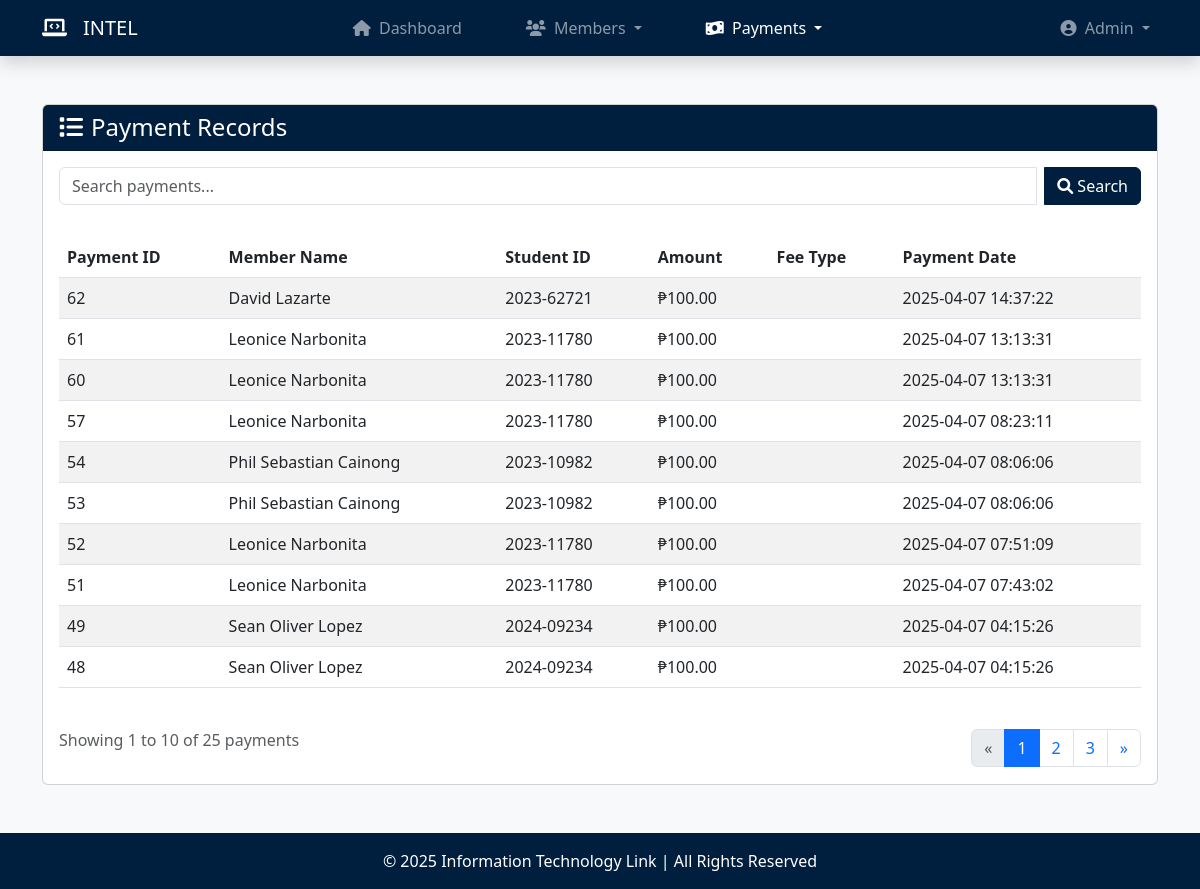
Before: /payments.php (signed in) with the older database file.
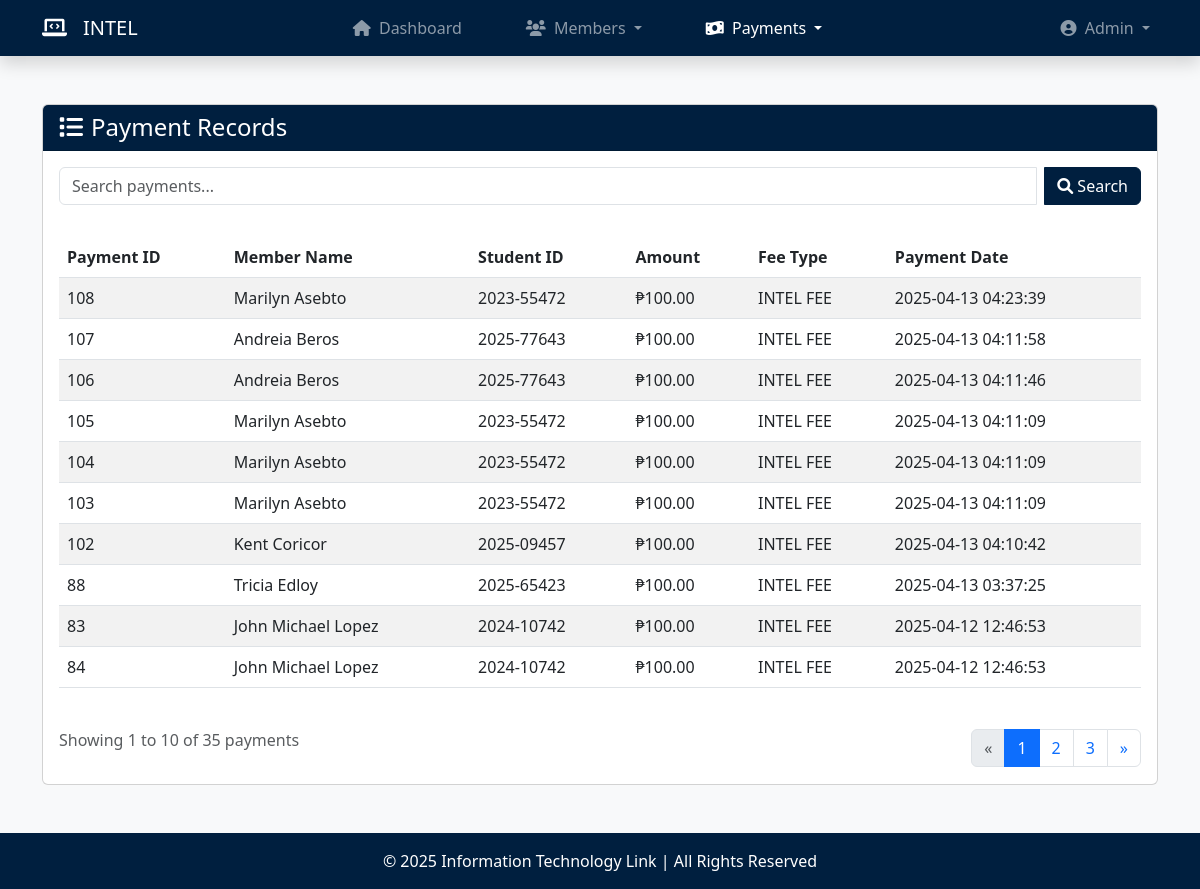
After: the same page with the newer database file.
### tables this page shows
CREATE TABLE `payments` (
  `payment_id` int(11) NOT NULL,
  `member_id` varchar(25) NOT NULL,
  `fee_type` varchar(20) NOT NULL,
  `amount` decimal(10,2) NOT NULL,
  `semester` varchar(50) NOT NULL,
  `school_year` varchar(20) NOT NULL,
  `payment_date` datetime NOT NULL DEFAULT current_timestamp()
);

CREATE TABLE `members` (
  `member_id` varchar(25) NOT NULL,
  `last_name` varchar(30) NOT NULL,
  `first_name` varchar(30) NOT NULL,
  `middle_name` varchar(30) DEFAULT NULL,
  `contact_num` varchar(15) NOT NULL,
  `email` varchar(60) NOT NULL,
  `status` enum('Active','Inactive') NOT NULL,
  `membership_date` timestamp NOT NULL DEFAULT current_timestamp()
);

### payments.php (the view, shortened to what the changed rows need)
<?php
    require_once('database.php');
    $payments_per_page = 10;
    $page = isset($_GET['page']) ? (int)$_GET['page'] : 1;
    $offset = ($page - 1) * $payments_per_page;
    $search_query = isset($_GET['search']) ? trim($_GET['search']) : "";
    $search_sql = "";
    $stmt = $conn->prepare("SELECT p.*, m.first_name, m.last_name FROM payments p
                            JOIN members m ON p.member_id = m.member_id
                            $search_sql
                            ORDER BY p.payment_date DESC
                            LIMIT ?, ?");
    if (!empty($search_query)) {
        $search_param = "%" . $search_query . "%";
        $stmt->bind_param("ssssssii", $search_param, $search_param, $search_param, $search_param, $search_param, $search_param, $offset, $payments_per_page);
    } else {
        $stmt->bind_param("ii", $offset, $payments_per_page);
    }
    $stmt->execute();
    $payments_result = $stmt->get_result();
    $total_payments_stmt = $conn->prepare("SELECT COUNT(*) AS count FROM payments p
                                        JOIN members m ON p.member_id = m.member_id
                                        $search_sql");
    $total_payments_stmt->execute();
    $total_payments = $total_payments_stmt->get_result()->fetch_assoc()['count'];
    $total_pages = ceil($total_payments / $payments_per_page);
    $display_start = $offset + 1;
    $display_end = min($offset + $payments_per_page, $total_payments);
?>
<!DOCTYPE html>
<html lang="en">
<head>
    <link rel="stylesheet" href="https://cdn.jsdelivr.net/npm/bootstrap@5.3.0-alpha1/dist/css/bootstrap.min.css">
    <link rel="stylesheet" href="https://cdnjs.cloudflare.com/ajax/libs/font-awesome/6.0.0/css/all.min.css">
</head>
<body>
    <?php include('navbar.php'); ?>
    <main class="container my-5">
        <div class="card">
            <div class="card-body">
                <div class="table-responsive">
                    <table class="table table-striped">
                        <thead>
                            <tr>
                                <th>Payment ID</th>
                                <th>Member Name</th>
                                <th>Student ID</th>
                                <th>Amount</th>
                                <th>Fee Type</th>
                                <th>Payment Date</th>
                            </tr>
                        </thead>
                        <tbody id="paymentTableBody">
                            <?php if ($total_payments > 0): ?>
                                <?php if ($payments_result->num_rows > 0): ?>
                                    <?php while ($payment = $payments_result->fetch_assoc()): ?>
                                        <tr>
                                            <td><?php echo htmlspecialchars($payment['payment_id']); ?></td>
                                            <td><?php echo htmlspecialchars($payment['first_name'] . ' ' . $payment['last_name']); ?></td>
                                            <td><?php echo htmlspecialchars($payment['member_id']); ?></td>
                                            <td>₱<?php echo number_format($payment['amount'], 2); ?></td>
                                            <td><?php echo htmlspecialchars($payment['fee_type']); ?></td>
                                            <td><?php echo htmlspecialchars($payment['payment_date']); ?></td>
                                        </tr>
                                    <?php endwhile; ?>
                                <?php endif; ?>
                            <?php endif; ?>
                        </tbody>
                    </table>
                </div>
                <?php if ($total_pages > 1): ?>
                    <div class="d-flex justify-content-between align-items-center mt-4">
                        <div>
                            <p class="text-muted">
                                Showing <?php echo $display_start; ?> to <?php echo $display_end; ?> of <?php echo $total_payments; ?> payments
                            </p>
                        </div>
                        <nav aria-label="Page navigation">
                            <ul class="pagination">
                                <li class="page-item <?php echo ($page <= 1) ? 'disabled' : ''; ?>">
                                    <a class="page-link" href="?page=<?php echo $page - 1; ?>&search=<?php echo urlencode($search_query); ?>" aria-label="Previous">
                                        <span aria-hidden="true">&laquo;</span>
                                    </a>
                                </li>
                                <?php for ($i = max(1, $page - 2); $i <= min($page + 2, $total_pages); $i++): ?>
                                    <li class="page-item <?php echo ($page == $i) ? 'active' : ''; ?>">
                                        <a class="page-link" href="?page=<?php echo $i; ?>&search=<?php echo urlencode($search_query); ?>"><?php echo $i; ?></a>
                                    </li>
                                <?php endfor; ?>
                                <li class="page-item <?php echo ($page >= $total_pages) ? 'disabled' : ''; ?>">
                                    <a class="page-link" href="?page=<?php echo $page + 1; ?>&search=<?php echo urlencode($search_query); ?>" aria-label="Next">
                                        <span aria-hidden="true">&raquo;</span>
                                    </a>
                                </li>
                            </ul>
                        </nav>
                    </div>
                <?php endif; ?>
            </div>
        </div>
    </main>
</body>
</html>

Changed rows visible on the page:
no longer on this page (row edited): payments: payment_id "62", member.last_name "David Lazarte", member "2023-62721", amount "100.00", payment_date "2025-04-07 14:37:22"
no longer on this page (row edited): payments: payment_id "61", member.last_name "Leonice Narbonita", member "2023-11780", amount "100.00", payment_date "2025-04-07 13:13:31"
no longer on this page (row edited): payments: payment_id "60", member.last_name "Leonice Narbonita", member "2023-11780", amount "100.00", payment_date "2025-04-07 13:13:31"
no longer on this page (row edited): payments: payment_id "57", member.last_name "Leonice Narbonita", member "2023-11780", amount "100.00", payment_date "2025-04-07 08:23:11"
no longer on this page (row edited): payments: payment_id "54", member.last_name "Phil Sebastian Cainong", member "2023-10982", amount "100.00", payment_date "2025-04-07 08:06:06"
no longer on this page (row edited): payments: payment_id "53", member.last_name "Phil Sebastian Cainong", member "2023-10982", amount "100.00", payment_date "2025-04-07 08:06:06"
no longer on this page (row edited): payments: payment_id "52", member.last_name "Leonice Narbonita", member "2023-11780", amount "100.00", payment_date "2025-04-07 07:51:09"
no longer on this page (row edited): payments: payment_id "51", member.last_name "Leonice Narbonita", member "2023-11780", amount "100.00", payment_date "2025-04-07 07:43:02"
removed payments: payment_id "49", member.last_name "Sean Oliver Lopez", member "2024-09234", amount "100.00", payment_date "2025-04-07 04:15:26"
removed payments: payment_id "48", member.last_name "Sean Oliver Lopez", member "2024-09234", amount "100.00", payment_date "2025-04-07 04:15:26"
added payments: payment_id "108", member.last_name "Marilyn Asebto", member "2023-55472", amount "100.00", fee_type "INTEL FEE", payment_date "2025-04-13 04:23:39"
added payments: payment_id "107", member.last_name "Andreia Beros", member "2025-77643", amount "100.00", fee_type "INTEL FEE", payment_date "2025-04-13 04:11:58"
added payments: payment_id "106", member.last_name "Andreia Beros", member "2025-77643", amount "100.00", fee_type "INTEL FEE", payment_date "2025-04-13 04:11:46"
added payments: payment_id "105", member.last_name "Marilyn Asebto", member "2023-55472", amount "100.00", fee_type "INTEL FEE", payment_date "2025-04-13 04:11:09"
added payments: payment_id "104", member.last_name "Marilyn Asebto", member "2023-55472", amount "100.00", fee_type "INTEL FEE", payment_date "2025-04-13 04:11:09"
added payments: payment_id "103", member.last_name "Marilyn Asebto", member "2023-55472", amount "100.00", fee_type "INTEL FEE", payment_date "2025-04-13 04:11:09"
added payments: payment_id "102", member.last_name "Kent Coricor", member "2025-09457", amount "100.00", fee_type "INTEL FEE", payment_date "2025-04-13 04:10:42"
added payments: payment_id "88", member.last_name "Tricia Edloy", member "2025-65423", amount "100.00", fee_type "INTEL FEE", payment_date "2025-04-13 03:37:25"
added payments: payment_id "83", member.last_name "John Michael Lopez", member "2024-10742", amount "100.00", fee_type "INTEL FEE", payment_date "2025-04-12 12:46:53"
added payments: payment_id "84", member.last_name "John Michael Lopez", member "2024-10742", amount "100.00", fee_type "INTEL FEE", payment_date "2025-04-12 12:46:53"
Other visible differences:
$total_payments: "25" → "35"
